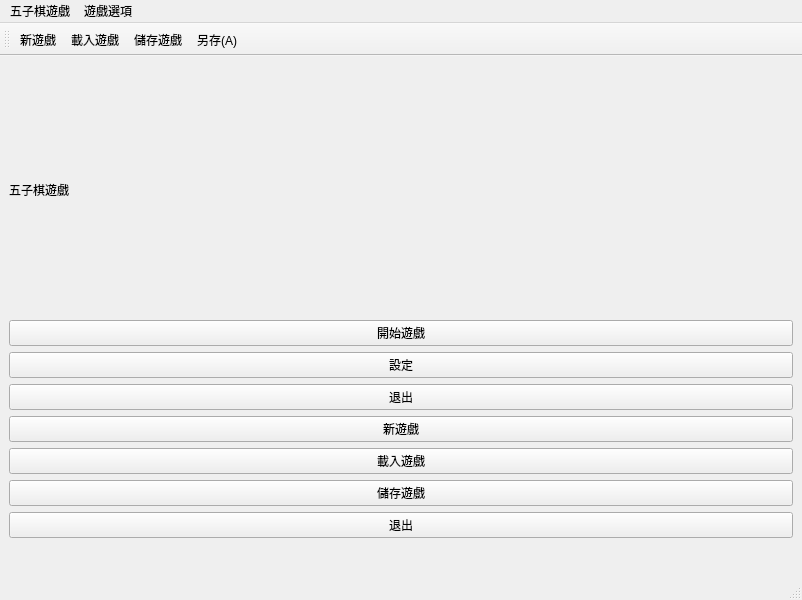
<?xml version="1.0" encoding="UTF-8"?>
<ui version="4.0">
 <class>MainWindow</class>
 <widget class="QMainWindow" name="MainWindow">
  <property name="geometry">
   <rect>
    <x>0</x>
    <y>0</y>
    <width>802</width>
    <height>600</height>
   </rect>
  </property>
  <property name="windowTitle">
   <string>MainWindow</string>
  </property>
  <widget class="QWidget" name="centralwidget">
   <layout class="QHBoxLayout" name="horizontalLayout">
    <item>
     <layout class="QGridLayout" name="gridLayout">
      <item row="4" column="0">
       <widget class="QPushButton" name="btn_new_game">
        <property name="text">
         <string>新遊戲</string>
        </property>
       </widget>
      </item>
      <item row="1" column="0">
       <widget class="QPushButton" name="pushButton">
        <property name="text">
         <string>開始遊戲</string>
        </property>
       </widget>
      </item>
      <item row="0" column="0">
       <widget class="QLabel" name="label_2">
        <property name="minimumSize">
         <size>
          <width>782</width>
          <height>249</height>
         </size>
        </property>
        <property name="text">
         <string>五子棋遊戲</string>
        </property>
       </widget>
      </item>
      <item row="2" column="0">
       <widget class="QPushButton" name="pushButton_2">
        <property name="text">
         <string>設定</string>
        </property>
       </widget>
      </item>
      <item row="8" column="0">
       <widget class="QLabel" name="label">
        <property name="text">
         <string/>
        </property>
       </widget>
      </item>
      <item row="5" column="0">
       <widget class="QPushButton" name="btn_load_game">
        <property name="text">
         <string>載入遊戲</string>
        </property>
       </widget>
      </item>
      <item row="3" column="0">
       <widget class="QPushButton" name="pushButton_3">
        <property name="text">
         <string>退出</string>
        </property>
       </widget>
      </item>
      <item row="6" column="0">
       <widget class="QPushButton" name="btn_save_game">
        <property name="text">
         <string>儲存遊戲</string>
        </property>
       </widget>
      </item>
      <item row="7" column="0">
       <widget class="QPushButton" name="btn_exit_game">
        <property name="text">
         <string>退出</string>
        </property>
       </widget>
      </item>
     </layout>
    </item>
   </layout>
  </widget>
  <widget class="QMenuBar" name="menubar">
   <property name="geometry">
    <rect>
     <x>0</x>
     <y>0</y>
     <width>802</width>
     <height>22</height>
    </rect>
   </property>
   <widget class="QMenu" name="menu">
    <property name="title">
     <string>遊戲選項</string>
    </property>
    <addaction name="actionNew"/>
    <addaction name="actionOpen"/>
    <addaction name="actionClose"/>
    <addaction name="separator"/>
    <addaction name="actionSave"/>
    <addaction name="actionAS"/>
    <addaction name="separator"/>
    <addaction name="actionQuit"/>
   </widget>
   <widget class="QMenu" name="menu_2">
    <property name="title">
     <string>五子棋遊戲</string>
    </property>
   </widget>
   <addaction name="menu_2"/>
   <addaction name="menu"/>
  </widget>
  <widget class="QStatusBar" name="statusbar"/>
  <widget class="QToolBar" name="filetoolBar">
   <property name="windowTitle">
    <string>toolBar</string>
   </property>
   <attribute name="toolBarArea">
    <enum>TopToolBarArea</enum>
   </attribute>
   <attribute name="toolBarBreak">
    <bool>false</bool>
   </attribute>
   <addaction name="actionNew"/>
   <addaction name="actionOpen"/>
   <addaction name="actionSave"/>
   <addaction name="actionAS"/>
  </widget>
  <action name="actionNew">
   <property name="icon">
    <iconset resource="icones.qrc">
     <normaloff>:/icones/images/new.png</normaloff>:/icones/images/new.png</iconset>
   </property>
   <property name="text">
    <string>新遊戲</string>
   </property>
   <property name="toolTip">
    <string>新增檔案</string>
   </property>
   <property name="shortcut">
    <string>Ctrl+N</string>
   </property>
  </action>
  <action name="actionOpen">
   <property name="icon">
    <iconset resource="icones.qrc">
     <normaloff>:/icones/images/open.png</normaloff>:/icones/images/open.png</iconset>
   </property>
   <property name="text">
    <string>載入遊戲</string>
   </property>
   <property name="toolTip">
    <string>開啟檔案</string>
   </property>
   <property name="shortcut">
    <string>Ctrl+O</string>
   </property>
  </action>
  <action name="actionClose">
   <property name="text">
    <string>關閉遊戲</string>
   </property>
   <property name="toolTip">
    <string>關閉檔案</string>
   </property>
   <property name="shortcut">
    <string>Ctrl+W</string>
   </property>
  </action>
  <action name="actionSave">
   <property name="icon">
    <iconset resource="icones.qrc">
     <normaloff>:/icones/images/save.png</normaloff>:/icones/images/save.png</iconset>
   </property>
   <property name="text">
    <string>儲存遊戲</string>
   </property>
   <property name="toolTip">
    <string>儲存檔案</string>
   </property>
   <property name="shortcut">
    <string>Ctrl+S</string>
   </property>
  </action>
  <action name="actionAS">
   <property name="icon">
    <iconset resource="icones.qrc">
     <normaloff>:/icones/images/asave.png</normaloff>:/icones/images/asave.png</iconset>
   </property>
   <property name="text">
    <string>另存(&amp;A)</string>
   </property>
   <property name="toolTip">
    <string>另存新檔</string>
   </property>
   <property name="shortcut">
    <string>Ctrl+A</string>
   </property>
  </action>
  <action name="actionQuit">
   <property name="text">
    <string>退出(&amp;Q)</string>
   </property>
   <property name="toolTip">
    <string>退出程式</string>
   </property>
   <property name="shortcut">
    <string>Ctrl+Q</string>
   </property>
  </action>
  <action name="actionUndo">
   <property name="icon">
    <iconset resource="icones.qrc">
     <normaloff>:/icones/images/undo.png</normaloff>:/icones/images/undo.png</iconset>
   </property>
   <property name="text">
    <string>還原(&amp;Z)</string>
   </property>
   <property name="toolTip">
    <string>還原</string>
   </property>
   <property name="shortcut">
    <string>Ctrl+Z</string>
   </property>
  </action>
  <action name="actionCut">
   <property name="icon">
    <iconset resource="icones.qrc">
     <normaloff>:/icones/images/cut.png</normaloff>:/icones/images/cut.png</iconset>
   </property>
   <property name="text">
    <string>剪下(&amp;X)</string>
   </property>
   <property name="shortcut">
    <string>Ctrl+X</string>
   </property>
  </action>
  <action name="actionCopy">
   <property name="icon">
    <iconset resource="icones.qrc">
     <normaloff>:/icones/images/copy.png</normaloff>:/icones/images/copy.png</iconset>
   </property>
   <property name="text">
    <string>複製(&amp;C)</string>
   </property>
   <property name="shortcut">
    <string>Ctrl+C</string>
   </property>
  </action>
  <action name="actionpaste">
   <property name="icon">
    <iconset resource="icones.qrc">
     <normaloff>:/icones/images/paste.png</normaloff>:/icones/images/paste.png</iconset>
   </property>
   <property name="text">
    <string>貼上(&amp;V)</string>
   </property>
   <property name="toolTip">
    <string>貼上V</string>
   </property>
   <property name="shortcut">
    <string>Ctrl+V</string>
   </property>
  </action>
 </widget>
 <resources>
  <include location="icones.qrc"/>
 </resources>
 <connections/>
</ui>
